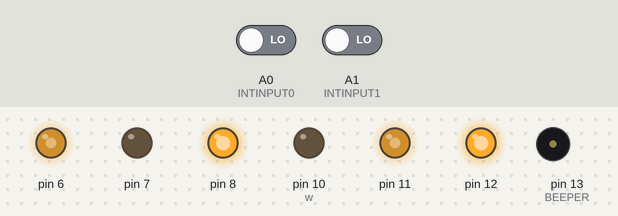
Recording of a sketch running on a simulated Arduino Uno, built with avr-gcc and run on an emulated ATmega328P. Parts: output pins drawn as LEDs (lit = HIGH), buzzer (waves = sounding, pin HIGH). The test bench sets the inputs (shaded band); at power-on: A0 (INTINPUT0) LOW, A1 (INTINPUT1) LOW. What the sketch prints to the serial monitor is not drawn.

Above: at 0.1 s.
At 2.8 s:
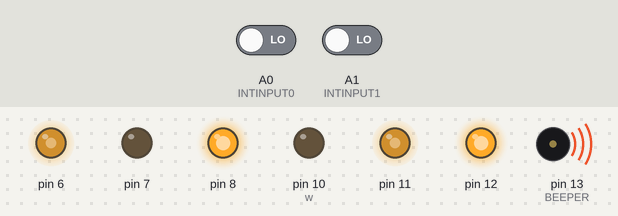
At 5.1 s:
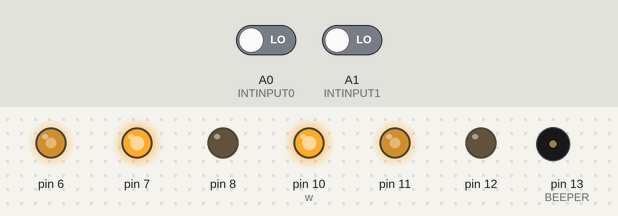
Timing chart, 0 to 6.6 s (numbered marks = the images above):
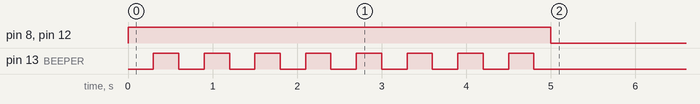

The sketch:

lab3_wheelsBasic.ino
```cpp
#include "Wheels.h"
// https://playground.arduino.cc/code/timer1
// Jeśli nie masz tej biblioteki, wybierz:
// Narzędzia->Zarządzaj bibliotekami, w oknie wyszukaj
// bibliotekę TimerOne i zanistaluj.
//


Wheels w;

void setup() {
  // put your setup code here, to run once:
  w.attach(10,12,11,7,8,6);
  w.setSpeed(150);

  w.back();
  delay(5000);
  w.forward();
}

void loop() {

}
```

Wheels.cpp
```cpp
#include <Arduino.h>
#include <Servo.h>

#include "Wheels.h"
#include "PinChangeInterrupt.h"
#include "TimerOne.h"

#define INTINPUT0 A0
#define INTINPUT1 A1

#define BEEPER 13


Servo serwo;

//size_t cnt0;
//size_t cnt1;
int cnt0;
int cnt1;

int MIN_DISTANCE = 42;


long int intPeriod = 300000;


#define SET_MOVEMENT(side,f,b) digitalWrite( side[0], f);\
                               digitalWrite( side[1], b)


Wheels::Wheels()
{
  cnt0=0;
  cnt1=0;
  Serial.begin(9500);
}


void increment() {
  if(digitalRead(INTINPUT1))
    cnt1++;
  if(digitalRead(INTINPUT0))
    cnt0++;
//  Serial.print(cnt0);
//  Serial.print(":");
//  Serial.println(cnt1);
}

void Wheels::attachRight(int pF, int pB, int pS)
{
    pinMode(pF, OUTPUT);
    pinMode(pB, OUTPUT);
    pinMode(pS, OUTPUT);
    this->pinsRight[0] = pF;
    this->pinsRight[1] = pB;
    this->pinsRight[2] = pS;
}


void Wheels::attachLeft(int pF, int pB, int pS)
{
    pinMode(pF, OUTPUT);
    pinMode(pB, OUTPUT);
    pinMode(pS, OUTPUT);
    this->pinsLeft[0] = pF;
    this->pinsLeft[1] = pB;
    this->pinsLeft[2] = pS;
}

void Wheels::setSpeedRight(uint8_t s)
{
    analogWrite(this->pinsRight[2], s);
}

void Wheels::setSpeedLeft(uint8_t s)
{
    analogWrite(this->pinsLeft[2], s);
}

void Wheels::setSpeed(uint8_t s)
{
    setSpeedLeft(s);
    setSpeedRight(s);
}

void Wheels::attach(int pRF, int pRB, int pRS, int pLF, int pLB, int pLS)
{
    this->attachRight(pRF, pRB, pRS);
    this->attachLeft(pLF, pLB, pLS);
    Serial.begin(9600);
    pinMode(INTINPUT0, INPUT);
    pinMode(INTINPUT1, INPUT);
    attachPCINT(digitalPinToPCINT(INTINPUT0), increment, CHANGE);
    attachPCINT(digitalPinToPCINT(INTINPUT1), increment, CHANGE);
    pinMode(BEEPER, OUTPUT);
    Timer1.initialize();
    this->TimerUpdate();
}

void Wheels::forwardLeft()
{
    SET_MOVEMENT(pinsLeft, HIGH, LOW);
}

void Wheels::forwardRight()
{
    SET_MOVEMENT(pinsRight, HIGH, LOW);
}

void Wheels::backLeft()
{
    SET_MOVEMENT(pinsLeft, LOW, HIGH);
}

void Wheels::backRight()
{
    SET_MOVEMENT(pinsRight, LOW, HIGH);
}

void Wheels::forward()
{
    this->TimerStop();
    this->forwardLeft();
    this->forwardRight();
}

void Wheels::back()
{
    this->TimerUpdate();
    this->backLeft();
    this->backRight();
    Serial.print("ABBA");

}

void Wheels::stopLeft()
{
    SET_MOVEMENT(pinsLeft, LOW, LOW);
}

void Wheels::stopRight()
{
    SET_MOVEMENT(pinsRight, LOW, LOW);
}

void Wheels::stop()
{
    this->TimerStop();
    this->stopLeft();
    this->stopRight();
}

//  PAUSE
void Wheels::pause(uint16_t ms) {
  unsigned long begin, end;
  begin = millis();
  do {
    end = millis();
  } while (end - begin < ms);
}

void Wheels::goForward(uint8_t cm)
{
    setSpeed(150);
    forward();
    pause(13*cm);
    stop();
}

void Wheels::goBack(uint8_t cm)
{
    setSpeed(150);
    back();
    pause(13*cm);
    stop();
    //delay
}

void Wheels::moveForward(uint8_t cm)
{
  setSpeed(150);
  forward();
  cnt0=0;
  cnt1=0;
  uint16_t time = (100*cm)/45;
  while(cnt0 <= time) {
//    if (cnt0 > 50) break;
    Serial.println(cnt0);
//    Serial.println(cnt0);
  }
  stop();
}

void Wheels::moveBack(uint8_t cm)
{
  setSpeed(150);
  back();
  cnt0=0;
  cnt1=0;
  uint16_t time = (100*cm)/45;
  while(cnt0 <= time) {
//    if (cnt0 > 50) break;
    Serial.print("");
//    Serial.println(cnt0);
  }
  stop();
}

void Wheels::turnLeft(uint8_t degree)
{
  setSpeed(150);
  forwardRight();
  backLeft();
  cnt0=0;
  cnt1=0;
  uint16_t time = degree/3;
  while(cnt1 <= time) {
//    if (cnt0 > 50) break;
    Serial.print("");
//    Serial.print(cnt0);
//    Serial.print("-");
//    Serial.println(cnt1);
  }
  stop();
}

void Wheels::turnRight(uint8_t degree)
{
  setSpeed(150);
  forwardLeft();
  backRight();
  cnt0=0;
  cnt1=0;
  uint16_t time = degree/3;
  while(cnt1 <= time) {
//    if (cnt0 > 50) break;
    Serial.print("");
//    Serial.print(cnt0);
//    Serial.print("-");
//    Serial.println(cnt1);
  }
  stop();
}

// zmienia wartość pinu BEEPER

static void Wheels::doBeep() {
  digitalWrite(BEEPER, digitalRead(BEEPER) ^ 1);
}

void Wheels::TimerUpdate() {
  Timer1.detachInterrupt();
  Timer1.attachInterrupt(doBeep, intPeriod);
}

void Wheels::TimerStop() {
  Timer1.detachInterrupt();
}
```

Wheels.h
```cpp
/*
 * prosta implementacja klasy obsługującej
 * silniki pojazdu za pośrednictwem modułu L298
 *
 * Sterowanie odbywa się przez:
 * 1)  powiązanie odpowiednich pinów I/O Arduino metodą attach()
 * 2)  ustalenie prędkości setSpeed*()
 * 3)  wywołanie funkcji ruchu
 *
 * TODO:
 *  - zabezpieczenie przed ruchem bez attach()
 *  - ustawienie domyślnej prędkości != 0
 */


#include <Arduino.h>


#ifndef Wheels_h
#define Wheels_h


class Wheels {
    public:
        Wheels();
        /*
         *  pinForward - wejście "naprzód" L298
         *  pinBack    - wejście "wstecz" L298
         *  pinSpeed   - wejście "enable/PWM" L298
         */
        void attachRight(int pinForward, int pinBack, int pinSpeed);
        void attachLeft(int pinForward, int pinBack, int pinSpeed);
        void attach(int pinRightForward, int pinRightBack, int pinRightSpeed,
                    int pinLeftForward, int pinLeftBack, int pinLeftSpeed);
        void pause(uint16_t);
        /*
         *  funkcje ruchu
         */
        void forward();
        void forwardLeft();
        void forwardRight();
        void back();
        void backLeft();
        void backRight();
        void stop();
        void stopLeft();
        void stopRight();
         void goForward(uint8_t);
         void goBack(uint8_t);
         void moveForward(uint8_t);
         void moveBack(uint8_t);
         void turnLeft(uint8_t);
         void turnRight(uint8_t);
        void setSpeed(uint8_t);
        void setSpeedRight(uint8_t);
        void setSpeedLeft(uint8_t);
        void TimerUpdate();
        void TimerStop();
        static void doBeep();

    private:

        int pinsRight[3];
        int pinsLeft[3];
//        int cnt0;
//        int cnt1;
};


#endif
```
